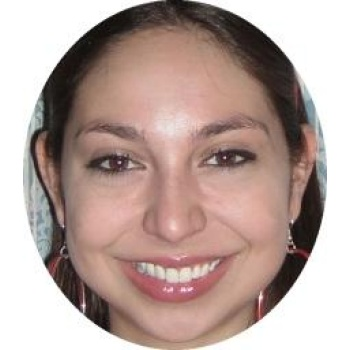
#> input picture rated_images/1/CF100.jpg, 350 x 350 px; its folder holds only this picture in this run
$ python create_test_data.py
#> lines starting #> are read from the running program, lines starting #| are printed output that depends on the picture
import numpy as np
import matplotlib.pyplot as plt
import os
import cv2
import random
import pickle

CWD = os.getcwd()
DATADIR = os.path.join(CWD,"rated_images")
CATEGORIES = []
training_data = []
IMG_SIZE = 200

for category in os.listdir(DATADIR):
    CATEGORIES.append(str(category))
#> pass 2 of the loop `for category in os.listdir(DATADIR):`:

def create_training_data():
    for category in CATEGORIES:

        path = os.path.join(DATADIR,category)
        class_num = CATEGORIES.index(category)

        for img in os.listdir(path):
            try:
                img_array = cv2.imread(os.path.join(path,img) ,cv2.IMREAD_GRAYSCALE)
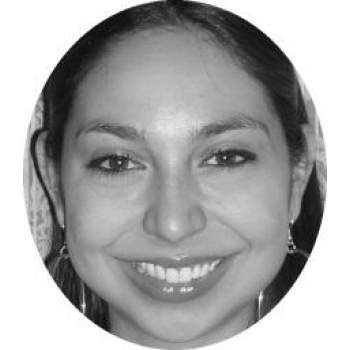
#> img_array: shape (350, 350); min 2, max 255, mean 168.2
                new_array = cv2.resize(img_array, (IMG_SIZE, IMG_SIZE))
                training_data.append([new_array, class_num])
            except Exception as e:
                pass
#> pass 2 of the loop in create_training_data, `for category in CATEGORIES:`:
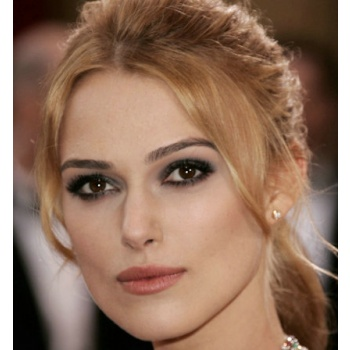
#> input picture rated_images/2/CF242.jpg, 350 x 350 px
#> in create_training_data, `img_array = cv2.imread(os.path.join(path,img) ,cv2.IMREAD_GRAYSCALE)`:
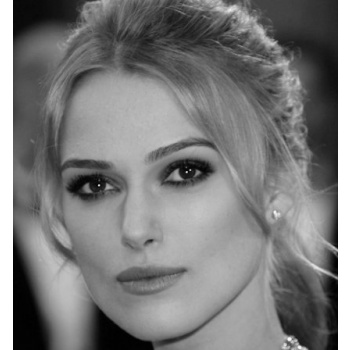
#> img_array: shape (350, 350); min 0, max 255, mean 123.3

create_training_data()

random.shuffle(training_data)

X = []
y = []

for features,label in training_data:
    X.append(features)
    y.append(label)
#> this loop made 2 passes
#> label on passes 1 to 2: 0, 1
#> after the loop, X = 2 items; y = [0, 1]


X = np.array(X).reshape(-1, IMG_SIZE, IMG_SIZE, 1)

pickle_out = open("X.pickle","wb")
pickle.dump(X, pickle_out)
pickle_out.close()

pickle_out = open("y.pickle","wb")
pickle.dump(y, pickle_out)
pickle_out.close()
